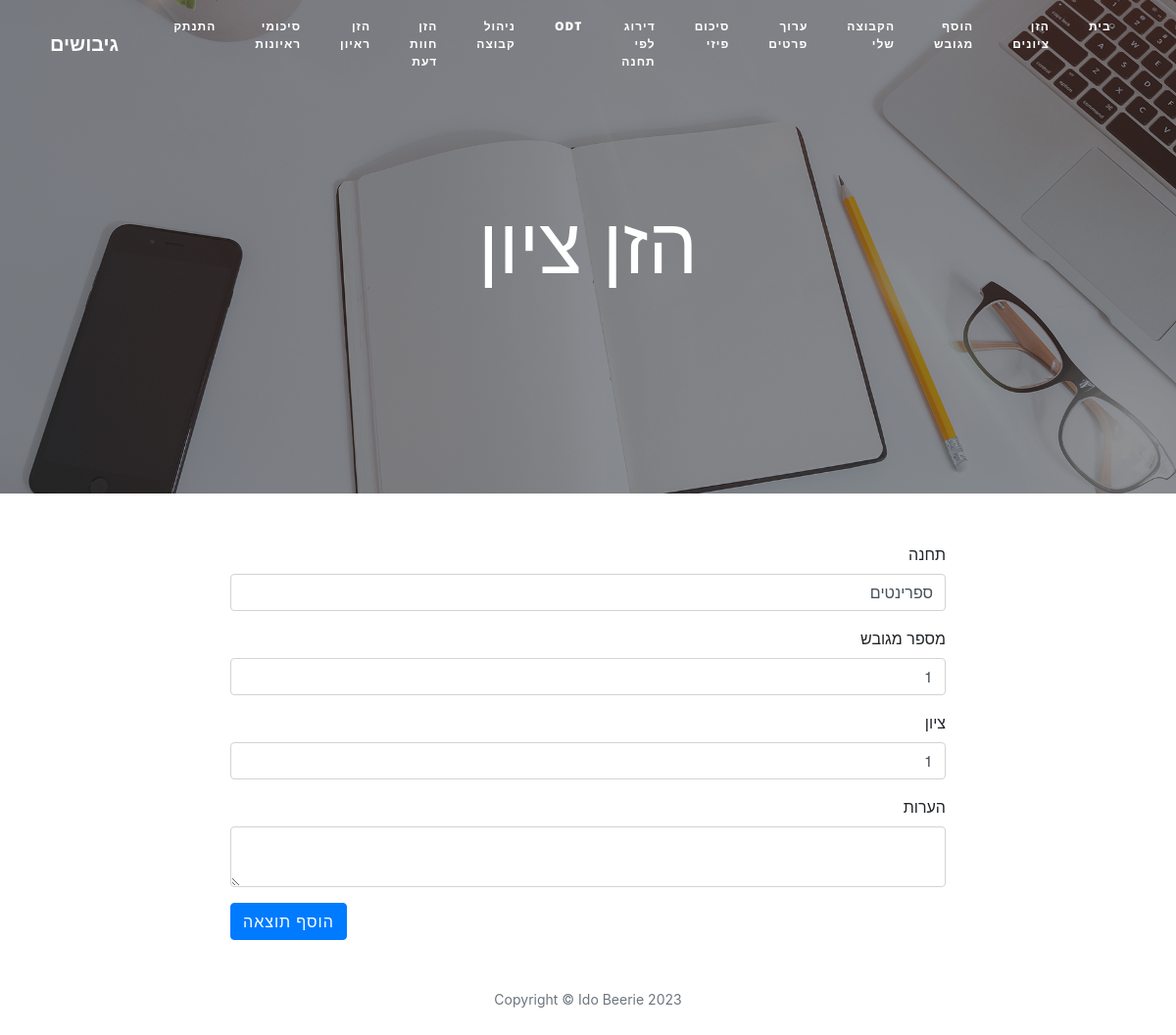
/edit-review/2 (signed in), run on an earlier commit of the app's database.
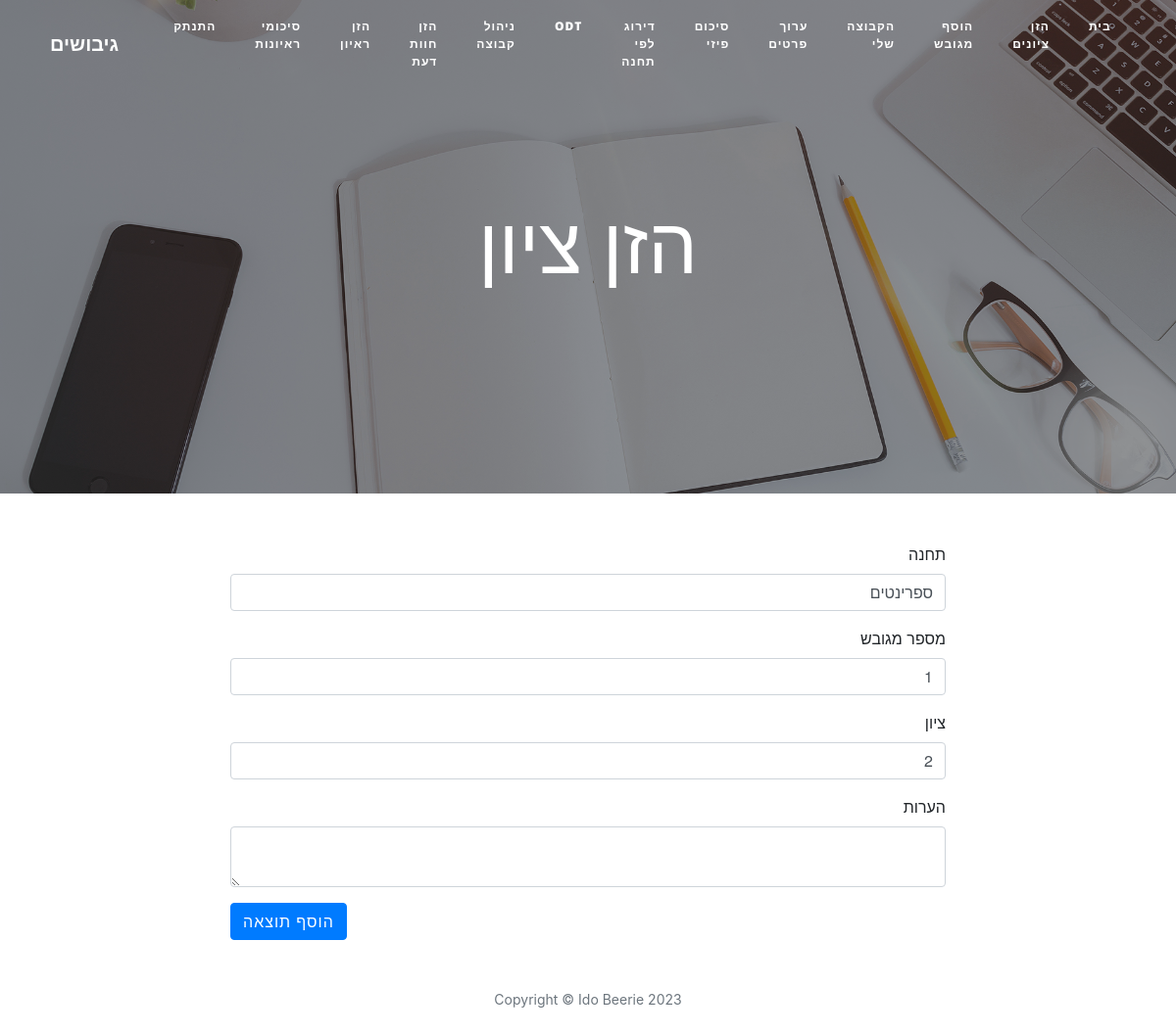
And on a later commit of the database.
### main.py (models this page shows)
class Review(db.Model):
    __tablename__ = "reviews"
    id = db.Column(db.Integer, primary_key=True)
    author_id = db.Column(db.Integer, db.ForeignKey("users.id"))
    author = relationship("User", back_populates="reviews")
    station = db.Column(db.String(1000), nullable=False)
    subject_id = db.Column(db.String(250), db.ForeignKey("candidates.id"))
    subject = relationship("Candidate", back_populates="reviews")
    grade = db.Column(db.Integer, nullable=False)
    note = db.Column(db.String(1000))

### main.py (the view, shortened to what this page needs)
@app.route("/edit-review/<int:review_id>", methods=["GET", "POST"])
def edit_review(review_id):
    stations = ["ספרינטים", "זחילות", "משימת מחשבה", "פירוק והרכבת נשק", "מסע", "שקים", "מעגל זנבות", "אלונקה סוציומטרית", "הרצאות", "בניית שוח", "חפירת בור", "ODT בניית פסל סביבתי" , "ODT בניית אוהל סיירים", "ODT בניית צילייה", 'ODT מעבר שד"מ', "ODT הסתדרות לפי גובה", "ODT שבלול", "ODT צורת ריבוע בחבל"]
    review = Review.query.get(review_id)
    candidates = Candidate.query.filter_by(group_id=current_user.id).all()
    candidate_nums = []
    for candidate in candidates:
        if candidate.status != "פרש":
            candidate_nums.append(int(candidate.id.split("/")[1]))
    candidate_nums.sort()
    form = CreateReviewForm(station=review.station, grade=review.grade, note=review.note, subject=review.subject_id.split("/")[1] )
    form.subject.choices = candidate_nums
    form.station.choices = stations
    return render_template("make-post.html", form=form, current_user=current_user)

### forms.py
class CreateReviewForm(FlaskForm):
    station = SelectField("תחנה", validators=[DataRequired()])
    subject = SelectField("מספר מגובש", validators=[DataRequired()])
    grade = SelectField("ציון", choices=[1, 2, 3, 4], validators=[DataRequired()])
    note = TextAreaField("הערות")
    submit = SubmitField("הוסף תוצאה")

### main.py (called while the page is built)
@login_manager.user_loader
def load_user(user_id):
    return User.query.get(int(user_id))

### templates/make-post.html (shortened to what this page needs)
{% import "bootstrap/wtf.html" as wtf %}
{% block content %}
{% include "header.html" %}
  <header class="masthead" style="background-image: url('{{ url_for('static', filename='img/edit-bg.jpg')}}')">
    <div class="overlay"></div>
    <div class="container">
      <div class="row">
        <div class="col-lg-8 col-md-10 mx-auto">
          <div class="page-heading">
            {% if is_edit %}
            <h1>ערוך חוות דעת</h1>
            {% else: %}
            <h1 style="color: white">הזן ציון</h1>
            {% endif %}
          </div>
        </div>
      </div>
    </div>
      <link href="//maxcdn.bootstrapcdn.com/bootstrap/4.5.0/css/bootstrap.min.css" rel="stylesheet">
  </header>
  <div class="container">
    <div class="row">
      <div class="col-lg-8 col-md-10 mx-auto", style="direction: rtl; float: right">
        {{ wtf.quick_form(form, novalidate=True, button_map={"submit": "primary"}) }}
      </div>
    </div>
  </div>
{% include "footer.html" %}
{% endblock %}

What changed in the data, as far as the page shows it:
changed Review "ספרינטים": grade "1" → "2"
